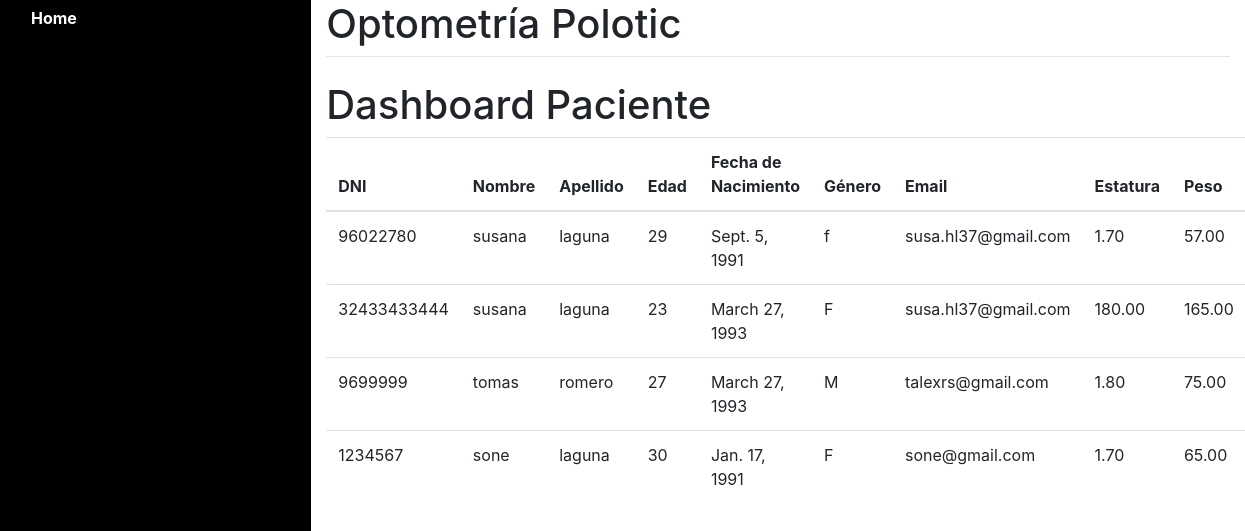
/paciente/, run on an earlier commit of the app's database.
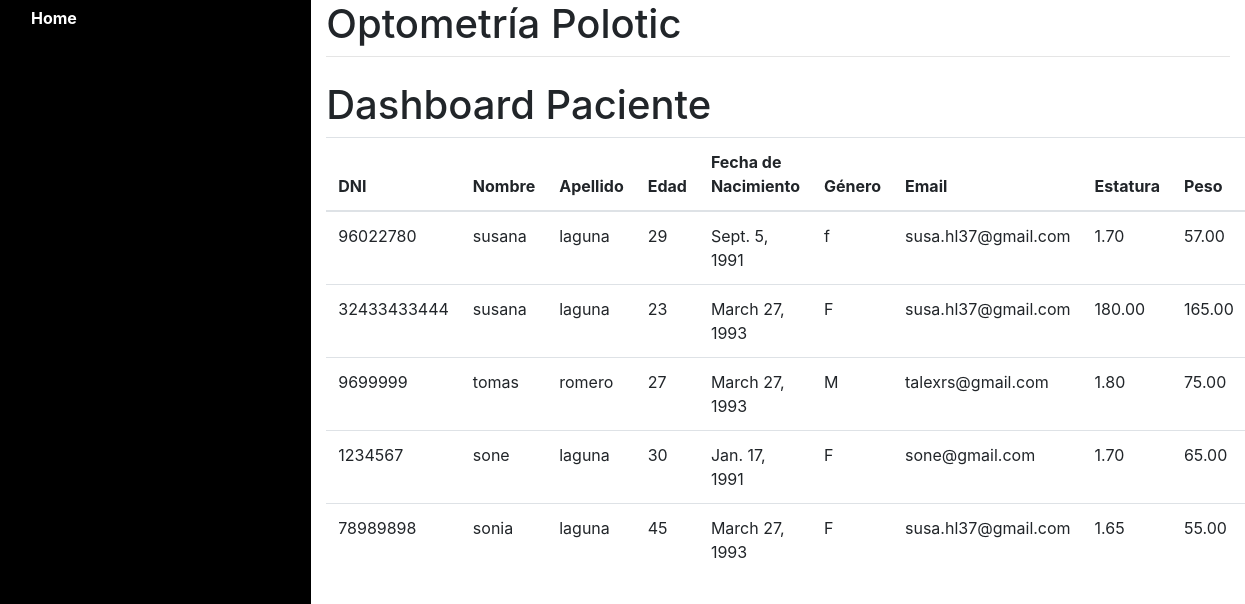
And on a later commit of the database.
### paciente/models.py (models this page shows, shortened)
class Paciente(models.Model):
    GENERO_TYPE_CHOICES = (
        ('F',"FEMENINO"),
        ('M',"MASCULINO")
    )
    nombre =models.CharField(max_length=200)
    apellido=models.CharField(max_length=200)
    edad=models.IntegerField(blank=False)
    fechaNacimiento=models.DateField()
    genero=models.CharField(max_length=2,choices=GENERO_TYPE_CHOICES)
    email=models.EmailField()
    phone=models.CharField(max_length=13)
    direccion=models.CharField(max_length=300)
    documentoIdentidad=models.CharField("documento de identidad",max_length=10,unique=True)
    estatura=models.DecimalField(max_digits=6,decimal_places=2)
    peso=models.DecimalField(max_digits=6,decimal_places=2)

### paciente/views.py (the view)
# urls.py: path('paciente/', paciente.dashboard,name="paciente"),
def dashboard(request):
    paciente = Paciente.objects.all()
    return render(request, "paciente/dashboard.html",{"pacientes":paciente})

### paciente/templates/paciente/dashboard.html (shortened to what this page needs)
{% extends "layout.html" %}
{% block body %}
<h1>Dashboard Paciente</h1>
<table id="paciente" class="table table-condensed">
        <thead>
            <tr>
                <th>DNI</th>
                <th>Nombre</th>
                <th>Apellido</th>
                <th>Edad</th>
                <th>Fecha de Nacimiento</th>
                <th>Género</th>
                <th>Email</th>
                <th>Estatura</th>
                <th>Peso</th>
            </tr>
        </thead>
        <tbody>
            {% for paciente in pacientes %}
               <tr>
                   <td>{{paciente.documentoIdentidad}}</td>
                   <td>{{paciente.nombre}}</td>
                   <td>{{paciente.apellido}}</td>
                   <td>{{paciente.edad}}</td>
                   <td>{{paciente.fechaNacimiento}}</td>
                   <td>{{paciente.genero}}</td>
                   <td>{{paciente.email}}</td>
                   <td>{{paciente.estatura}}</td>
                   <td>{{paciente.peso}}</td>
               </tr>
            {% endfor %}
        </tbody>
</table>
{% endblock %}

What changed in the data, as far as the page shows it:
added Paciente: documentoIdentidad "78989898", nombre "sonia", apellido "laguna", edad "45", fechaNacimiento "March 27, 1993", genero "F", email "susa.hl37@gmail.com", estatura "1.65", peso "55.00"
